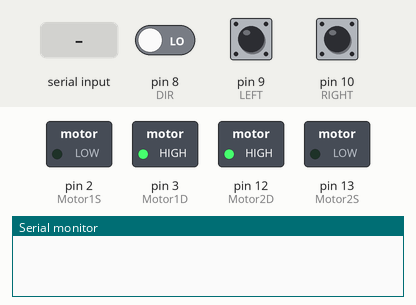
Bench run of a sketch on a simulated Arduino Uno, built with avr-gcc and run on an emulated ATmega328P. Shown: switched loads named in the sketch (green lamp = pin HIGH), the last lines printed to the serial monitor. The inputs (shaded band) are chosen by the test bench; at power-on: pin 8 (DIR) LOW, pin 9 (LEFT) LOW, pin 10 (RIGHT) LOW.

Above: at 1.2 s.
1.3 s: "90,45\n" received over Serial
At 2.9 s:
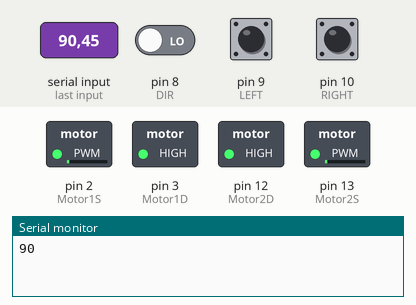
3.8 s: pin 8 (DIR) driven HIGH
At 5.0 s:
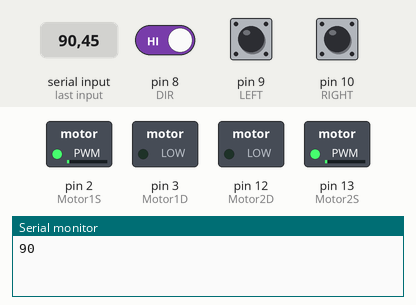
5.3 s: "30,150\n" received over Serial
At 6.7 s:
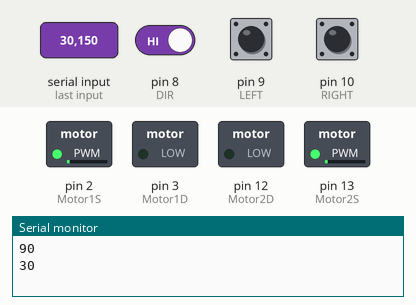
Timing chart, 0 to 8.3 s (numbered marks = the images above; inputs shaded):
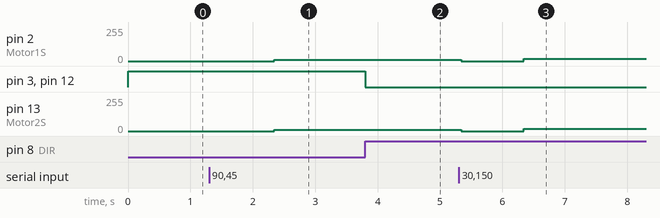

The sketch:

Simple_StepMotor.ino
```cpp
#define spdA 625
#define spdB 312
#define spdC 1

int Motor1S = 2;
int Motor1D = 3;
int Motor2S = 13;
int Motor2D = 12;

int DIR = 8;
int LEFT = 9;
int RIGHT = 10;

int spdfct = 1000;

int S1 = 5;
int S2 = 6;

int s1,s2;

int D;
int L;
int R;

void setup() {
  pinMode(Motor1S, OUTPUT);
  pinMode(Motor1D, OUTPUT);
  pinMode(Motor2D, OUTPUT);
  pinMode(Motor2S, OUTPUT);

  pinMode(DIR, INPUT);
  pinMode(LEFT, INPUT);
  pinMode(RIGHT, INPUT);

  pinMode(S1, INPUT);
  pinMode(S2, INPUT);

  digitalWrite(Motor1S, LOW);
  digitalWrite(Motor1D, LOW);
  digitalWrite(Motor2S, LOW);
  digitalWrite(Motor2D, LOW);

  Serial.begin(115200);
}

void loop() {
  D = digitalRead(DIR);
  L = digitalRead(LEFT);
  R = digitalRead(RIGHT);
  read_from_serial();
  //choose_spd();
  if(D == HIGH){
    Backward(spdfct);
    }
  else if(LEFT == HIGH) {
    Leftturn(spdfct);
    }
  else if(RIGHT == HIGH){
    Rightturn(spdfct);
    }
  else if(D == LOW){
    Forward(spdfct);
    }
    //Serial.println(analogRead(A0));
    //Serial.println(spdfct);
}

//void choose_spdMode(S1, INPUT);
//  pinMode(S2, INPUT);
//
//  digitalWrite(Motor1S, LOW);
//  digitalWrite(Motor1D, LOW);
//  digitalWrite(Motor2S, LOW);
//  digitalWrite(Motor2D, LOW);
//
//  //Serial.begin(9600);
//}

//void loop() {
//  D = digitalRead(DIR);
//  L = digitalRead(LEFT);
//  R = digitalRead(RIGHT);
//  spdfct = read_from_serial();

//  s1 = digitalRead(S1);
//  s2 = digitalRead(S2);
//
//  if(s1 == HIGH && s2 == HIGH){
//  spdfct = spdA;
//  }
//  else if(s1 == HIGH && s2 == LOW){
//  spdfct = spdB;
//  }
//  else if(s1 == LOW && s2 == HIGH){
//  spdfct = spdC;
//  }
//  else {
//  spdfct = 1000;
//  }
//}

void read_from_serial(){
  String spdfctstring;
  if(Serial.available()){
    spdfctstring = Serial.readString();
    spdfct = spdfctstring.toInt();
    Serial.println(spdfct);
    }
  }

void MotorSpeed(int speedfactor){
 digitalWrite(Motor1S, HIGH);
 digitalWrite(Motor2S, HIGH);
 digitalWrite(Motor1S, LOW);
 digitalWrite(Motor2S, LOW);
 delayMicroseconds(speedfactor);
  }

void Forward(int SpdFct){
  digitalWrite(Motor1D, HIGH);
  digitalWrite(Motor2D, HIGH);
  MotorSpeed(SpdFct);
}

void Backward(int SpdFct){
  digitalWrite(Motor1D, LOW);
  digitalWrite(Motor2D, LOW);
  MotorSpeed(SpdFct);
  }

void Leftturn(int SpdFct){
  digitalWrite(Motor1D, HIGH);
  digitalWrite(Motor2D, LOW);
  MotorSpeed(SpdFct);
  }

void Rightturn(int SpdFct){
  digitalWrite(Motor1D,LOW);
  digitalWrite(Motor2D, HIGH);
  MotorSpeed(SpdFct);
  }
```

Measured:
- after the input at 1.3 s, pin 2 (Motor1S): 0/255 → 11/255 after 1.0 s; pin 13 (Motor2S): 0/255 → 10/255 after 1.0 s
- after the input at 3.8 s, pin 3 (Motor1D), pin 12 (Motor2D): HIGH → LOW at once
- after the input at 5.3 s, pin 2 (Motor1S): 11/255 → 0/255 at once, → 16/255 1.0 s later; pin 13 (Motor2S): 10/255 → 0/255 at once, → 16/255 1.0 s later
